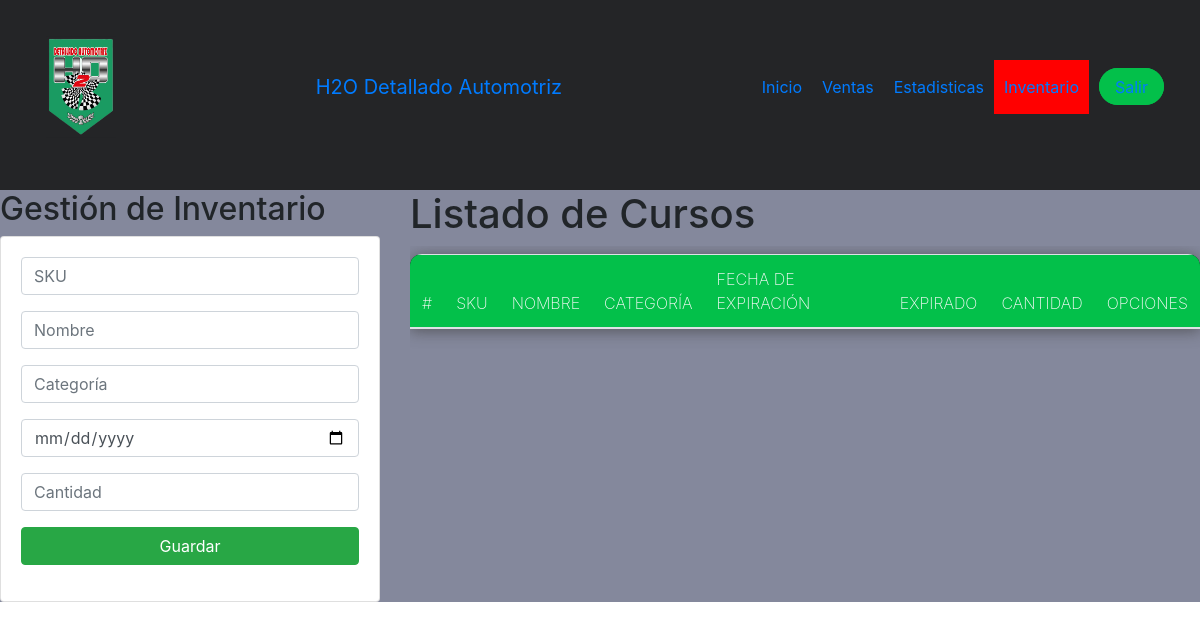
The page /org/inventario on the database as committed earlier.
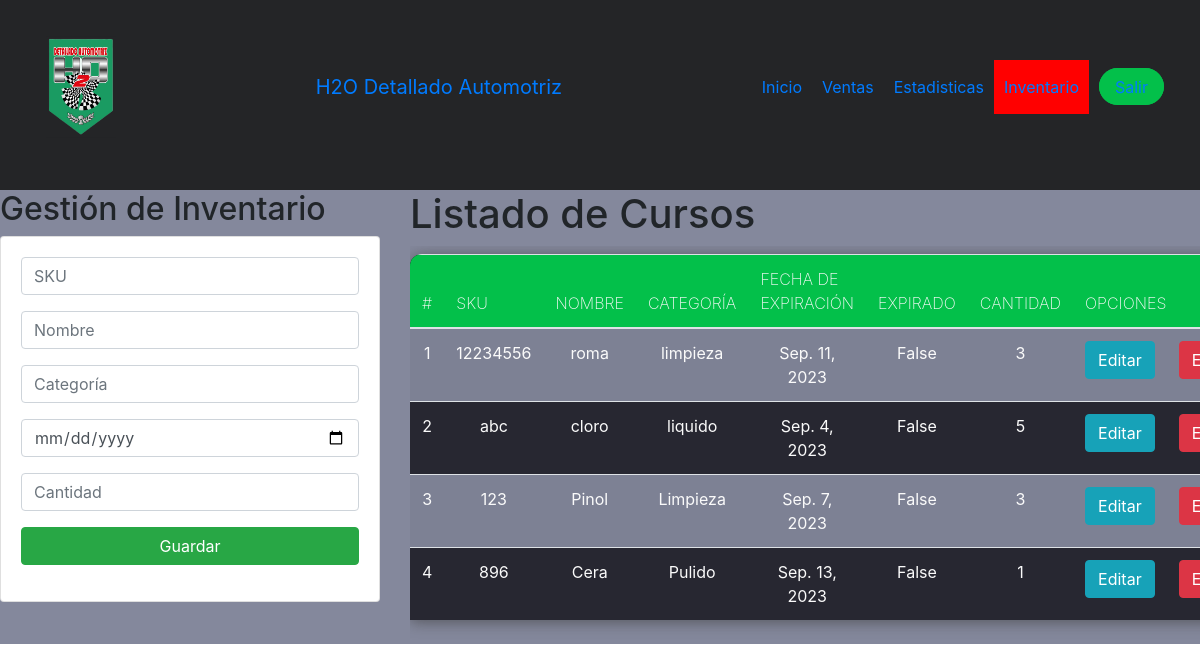
The same page on the database as committed later.
### adminpages/models.py (models this page shows)
class Inventory(models.Model):
  name = models.CharField(max_length=200)
  sku = models.CharField(unique=True, max_length=50, default="1")
  category = models.CharField(max_length=150)
  quantity = models.IntegerField()
  expirated = models.BooleanField(default=False)
  expiration_date = models.DateField()

### adminpages/views.py (the view)
# urls.py: path('inventario', views.Inventario, name='inventario'),
def Inventario(request):
  inventarioLista = Inventory.objects.all()
  return render(request,'adminpages/inventario.html',{'inventario': inventarioLista})

### adminpages/templates/adminpages/inventario.html (shortened to what this page needs)
{% extends 'base.html' %}
{% block content %}
<div class="row">
    <div class="col-sm-12 col-md-6 col-lg-4 col-xl-4">
        <h2>Gestión de Inventario</h2>
        <div class="card">
            <div class="card-body">
                <form action="registrarArticulo" method="POST">{% csrf_token %}
                    <div class="form-group">
                        <input type="text" id="txtCodigo" name="txtCodigo" class="form-control" placeholder="SKU"
                           maxlength="50" required>
                    </div>
                    <div class="form-group">
                        <input type="text" id="txtNombre" name="txtNombre" class="form-control" placeholder="Nombre"
                            maxlength="200" required>
                    </div>
                    <div class="form-group">
                      <input type="text" id="txtCategoria" name="txtCategoria" class="form-control" placeholder="Categoría"
                          maxlength="150" required>
                    </div>
                    <div class="form-group">
                      <input type="date" id="txtExpiracion" name="txtExpiracion" class="form-control" placeholder="Expiración"
                          maxlength="50" required>
                    </div>
                    <div class="form-group">
                        <input type="number" id="numInventario" name="numInventario" class="form-control" placeholder="Cantidad" min="1" required>
                    </div>
                    <div class="form-group">
                        <button type="submit" class="btn btn-success btn-block text-white">Guardar</button>
                    </div>
                </form>
            </div>
        </div>
    </div>
    <div class="col-sm-12 col-md-6 col-lg-8 col-xl-8">
        <h1>Listado de Cursos</h1>
        <div class="table-responsive py-2">
            <table class="table table-striped">
                <thead>
                    <tr>
                        <th>#</th>
                        <th>SKU</th>
                        <th>Nombre</th>
                        <th>Categoría</th>
                        <th>Fecha de Expiración</th>
                        <th>Expirado</th>
                        <th>Cantidad</th>
                        <th colspan="2">Opciones</th>
                    </tr>
                </thead>
                <tbody>
                    {% for i in inventario %}
                    <tr>
                        <td>{{forloop.counter}}</td>
                        <td>{{i.sku}}</td>
                        <td>{{i.name}}</td>
                        <td>{{i.category}}</td>
                        <td>{{i.expiration_date}}</td>
                        <td>{{i.expirated}}</td>
                        <td>{{i.quantity}}</td>
                        <td><a href="edicionInventario/{{i.sku}}" class="btn btn-info">Editar</a></td>
                        <td><a href="eliminarInventario/{{i.sku}}" class="btn btn-danger btnEliminacion">Eliminar</a></td>
                    </tr>
                    {% endfor %}
                </tbody>
            </table>
        </div>
    </div>
</div>
{% endblock %}

Rows that differ between the two databases and show on the page:
added Inventory: sku "12234556", name "roma", category "limpieza", expiration_date "Sep. 11, 2023", expirated "False", quantity "3"
added Inventory: sku "abc", name "cloro", category "liquido", expiration_date "Sep. 4, 2023", expirated "False", quantity "5"
added Inventory: sku "123", name "Pinol", category "Limpieza", expiration_date "Sep. 7, 2023", expirated "False", quantity "3"
added Inventory: sku "896", name "Cera", category "Pulido", expiration_date "Sep. 13, 2023", expirated "False", quantity "1"
